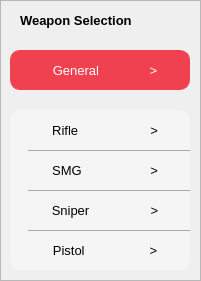
      <widget class="QFrame" name="weapon_tabs">
       <property name="geometry">
        <rect>
         <x>10</x>
         <y>120</y>
         <width>201</width>
         <height>281</height>
        </rect>
       </property>
       <property name="minimumSize">
        <size>
         <width>201</width>
         <height>281</height>
        </size>
       </property>
       <property name="maximumSize">
        <size>
         <width>201</width>
         <height>281</height>
        </size>
       </property>
       <property name="styleSheet">
        <string notr="true">#weapon_tabs {
	background-color:  rgba(230, 230, 230, 1);
	border: 1px solid  rgba(230, 230, 230, 1);
	border-radius: 10px;
}</string>
       </property>
       <property name="frameShape">
        <enum>QFrame::StyledPanel</enum>
       </property>
       <property name="frameShadow">
        <enum>QFrame::Raised</enum>
       </property>
       <widget class="QPushButton" name="weapon_general_tab">
        <property name="geometry">
         <rect>
          <x>10</x>
          <y>50</y>
          <width>180</width>
          <height>40</height>
         </rect>
        </property>
        <property name="minimumSize">
         <size>
          <width>180</width>
          <height>40</height>
         </size>
        </property>
        <property name="maximumSize">
         <size>
          <width>40</width>
          <height>16777215</height>
         </size>
        </property>
        <property name="font">
         <font>
          <family>Yu Gothic UI</family>
          <pointsize>10</pointsize>
         </font>
        </property>
        <property name="styleSheet">
         <string notr="true">#weapon_general_tab {
	color: rgb(0,0,0);
	background-color: rgb(245, 245, 245);
	border: 1px solid rgb(245, 245, 245);
	border-radius: 10px;
	padding-left: 20px;
	padding-right: 10px;
	text-align:center;
}

#weapon_general_tab:hover {
	color: rgb(0,0,0);
	background-color: rgb(250, 250, 250);
	border: 1px solid rgb(230, 230, 230);
}

#weapon_general_tab:checked {
	color: rgb(255,255,255);
	background-color: rgb(240, 65, 80);
	border: 1px solid rgb(240, 65, 80);
}
</string>
        </property>
        <property name="text">
         <string>General              &gt;</string>
        </property>
        <property name="checkable">
         <bool>true</bool>
        </property>
        <property name="checked">
         <bool>true</bool>
        </property>
        <property name="autoExclusive">
         <bool>true</bool>
        </property>
       </widget>
       <widget class="QPushButton" name="weapon_rifle_tab">
        <property name="geometry">
         <rect>
          <x>10</x>
          <y>110</y>
          <width>180</width>
          <height>40</height>
         </rect>
        </property>
        <property name="minimumSize">
         <size>
          <width>180</width>
          <height>40</height>
         </size>
        </property>
        <property name="maximumSize">
         <size>
          <width>180</width>
          <height>40</height>
         </size>
        </property>
        <property name="font">
         <font>
          <family>Yu Gothic UI</family>
          <pointsize>10</pointsize>
         </font>
        </property>
        <property name="styleSheet">
         <string notr="true">#weapon_rifle_tab {
	color: rgb(0,0,0);
	background-color: rgb(245, 245, 245);
	border-top-left-radius: 10px;
	border-top-right-radius: 10px;
	padding-left: 20px;
	padding-right: 10px;
	text-align:center;
	border: 1px solid rgb(245, 245, 245);
}

#weapon_rifle_tab:hover {
	color: rgb(0,0,0);
	background-color: rgb(250, 250, 250);
}

#weapon_rifle_tab:checked {
	color: rgb(255,255,255);
	background-color: rgb(240, 65, 80);
	border: 1px solid rgb(240, 65, 80);
}
</string>
        </property>
        <property name="text">
         <string>Rifle                    &gt;</string>
        </property>
        <property name="checkable">
         <bool>true</bool>
        </property>
        <property name="autoExclusive">
         <bool>true</bool>
        </property>
       </widget>
       <widget class="QPushButton" name="weapon_smg_tab">
        <property name="geometry">
         <rect>
          <x>10</x>
          <y>150</y>
          <width>180</width>
          <height>40</height>
         </rect>
        </property>
        <property name="minimumSize">
         <size>
          <width>180</width>
          <height>40</height>
         </size>
        </property>
        <property name="maximumSize">
         <size>
          <width>180</width>
          <height>40</height>
         </size>
        </property>
        <property name="font">
         <font>
          <family>Yu Gothic UI</family>
          <pointsize>10</pointsize>
         </font>
        </property>
        <property name="styleSheet">
         <string notr="true">#weapon_smg_tab {
	color: rgb(0,0,0);
	background-color: rgb(245, 245, 245);
	padding-left: 20px;
	padding-right: 10px;
	text-align:center;
	border: 1px solid rgb(245, 245, 245);
	border-top-color: qlineargradient(spread:pad, x1:0, y1:1, x2:1, y2:1, stop:0 rgba(245, 245, 245, 255), stop:0.1 rgba(245, 245, 245, 255), stop:0.101 rgba(168, 168, 168, 255));
}

#weapon_smg_tab:hover {
	color: rgb(0,0,0);
	background-color: rgb(250, 250, 250);
}

#weapon_smg_tab:checked {
	color: rgb(255,255,255);
	background-color: rgb(240, 65, 80);
	border: 1px solid rgb(240, 65, 80);
}
</string>
        </property>
        <property name="text">
         <string>SMG                   &gt;</string>
        </property>
        <property name="checkable">
         <bool>true</bool>
        </property>
        <property name="autoExclusive">
         <bool>true</bool>
        </property>
       </widget>
       <widget class="QPushButton" name="weapon_sniper_tab">
        <property name="geometry">
         <rect>
          <x>10</x>
          <y>190</y>
          <width>180</width>
          <height>40</height>
         </rect>
        </property>
        <property name="minimumSize">
         <size>
          <width>180</width>
          <height>40</height>
         </size>
        </property>
        <property name="maximumSize">
         <size>
          <width>180</width>
          <height>40</height>
         </size>
        </property>
        <property name="font">
         <font>
          <family>Yu Gothic UI</family>
          <pointsize>10</pointsize>
         </font>
        </property>
        <property name="styleSheet">
         <string notr="true">#weapon_sniper_tab {
	color: rgb(0,0,0);
	background-color: rgb(245, 245, 245);
	padding-left: 20px;
	padding-right: 10px;
	text-align:center;
	border: 1px solid rgb(245, 245, 245);
	border-top-color: qlineargradient(spread:pad, x1:0, y1:1, x2:1, y2:1, stop:0 rgba(245, 245, 245, 255), stop:0.1 rgba(245, 245, 245, 255), stop:0.101 rgba(168, 168, 168, 255));
}

#weapon_sniper_tab:hover {
	color: rgb(0,0,0);
	background-color: rgb(250, 250, 250);
}

#weapon_sniper_tab:checked {
	color: rgb(255,255,255);
	background-color: rgb(240, 65, 80);
	border: 1px solid rgb(240, 65, 80);
}
</string>
        </property>
        <property name="text">
         <string>Sniper                 &gt;</string>
        </property>
        <property name="checkable">
         <bool>true</bool>
        </property>
        <property name="autoExclusive">
         <bool>true</bool>
        </property>
       </widget>
       <widget class="QPushButton" name="weapon_pistol_tab">
        <property name="geometry">
         <rect>
          <x>10</x>
          <y>230</y>
          <width>180</width>
          <height>40</height>
         </rect>
        </property>
        <property name="minimumSize">
         <size>
          <width>180</width>
          <height>40</height>
         </size>
        </property>
        <property name="maximumSize">
         <size>
          <width>180</width>
          <height>40</height>
         </size>
        </property>
        <property name="font">
         <font>
          <family>Yu Gothic UI</family>
          <pointsize>10</pointsize>
         </font>
        </property>
        <property name="styleSheet">
         <string notr="true">#weapon_pistol_tab {
	color: rgb(0,0,0);
	background-color: rgb(245, 245, 245);
	border: 1px solid rgb(245, 245, 245);
	border-bottom-left-radius: 10px;
	border-bottom-right-radius: 10px;
	padding-left: 20px;
	padding-right: 10px;
	text-align:center;
	border-top-color: qlineargradient(spread:pad, x1:0, y1:1, x2:1, y2:1, stop:0 rgba(245, 245, 245, 255), stop:0.1 rgba(245, 245, 245, 255), stop:0.101 rgba(168, 168, 168, 255));
}

#weapon_pistol_tab:hover {
	color: rgb(0,0,0);
	background-color: rgb(250, 250, 250);
}

#weapon_pistol_tab:checked {
	color: rgb(255,255,255);
	background-color: rgb(240, 65, 80);
	border: 1px solid rgb(240, 65, 80);
}
</string>
        </property>
        <property name="text">
         <string>Pistol                  &gt;</string>
        </property>
        <property name="checkable">
         <bool>true</bool>
        </property>
        <property name="autoExclusive">
         <bool>true</bool>
        </property>
       </widget>
       <widget class="QLabel" name="label">
        <property name="geometry">
         <rect>
          <x>20</x>
          <y>10</y>
          <width>151</width>
          <height>21</height>
         </rect>
        </property>
        <property name="font">
         <font>
          <family>Yu Gothic UI</family>
          <pointsize>10</pointsize>
          <weight>75</weight>
          <bold>true</bold>
         </font>
        </property>
        <property name="text">
         <string>Weapon Selection</string>
        </property>
       </widget>
      </widget>
